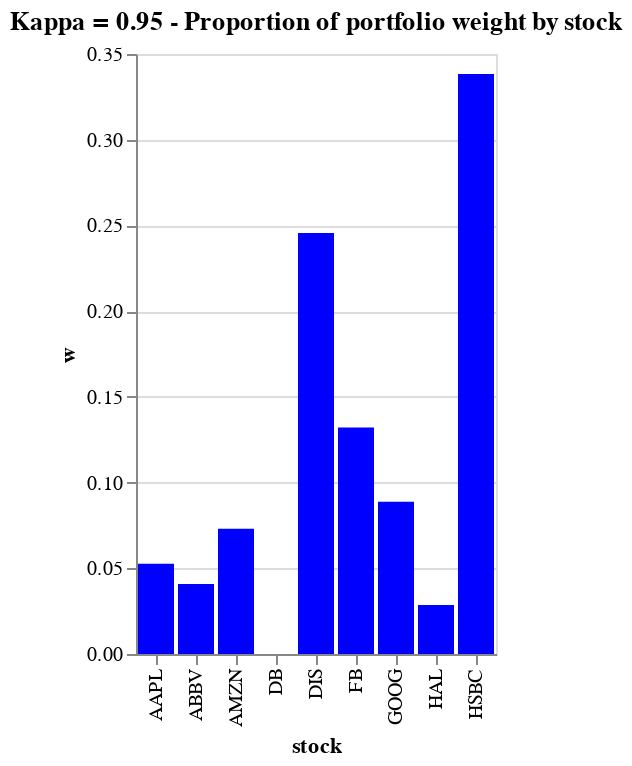

Here is the notebook cell this chart was saved with:
### Code cell
chart_095_1

### Figure 1 — Vega-Lite specification as saved in the notebook (floating-point values rounded to 4 significant figures)
{"config": {"view": {"continuousWidth": 300, "continuousHeight": 300}}, "data": {"name": "data-2e69a4e5d5a1ed25411fab342ce88c6a"}, "mark": {"type": "bar", "color": "blue"}, "encoding": {"x": {"field": "stock", "type": "nominal"}, "y": {"field": "w", "type": "quantitative"}}, "title": "Kappa = 0.95 - Proportion of portfolio weight by stock", "$schema": "https://vega.github.io/schema/vega-lite/v5.17.0.json", "datasets": {"data-2e69a4e5d5a1ed25411fab342ce88c6a": [{"w": 0.05262, "stock": "AAPL"}, {"w": 0.0409, "stock": "ABBV"}, {"w": 0.07307, "stock": "AMZN"}, {"w": 3.421e-09, "stock": "DB"}, {"w": 0.2456, "stock": "DIS"}, {"w": 0.1322, "stock": "FB"}, {"w": 0.08877, "stock": "GOOG"}, {"w": 0.02856, "stock": "HAL"}, {"w": 0.3383, "stock": "HSBC"}]}}
